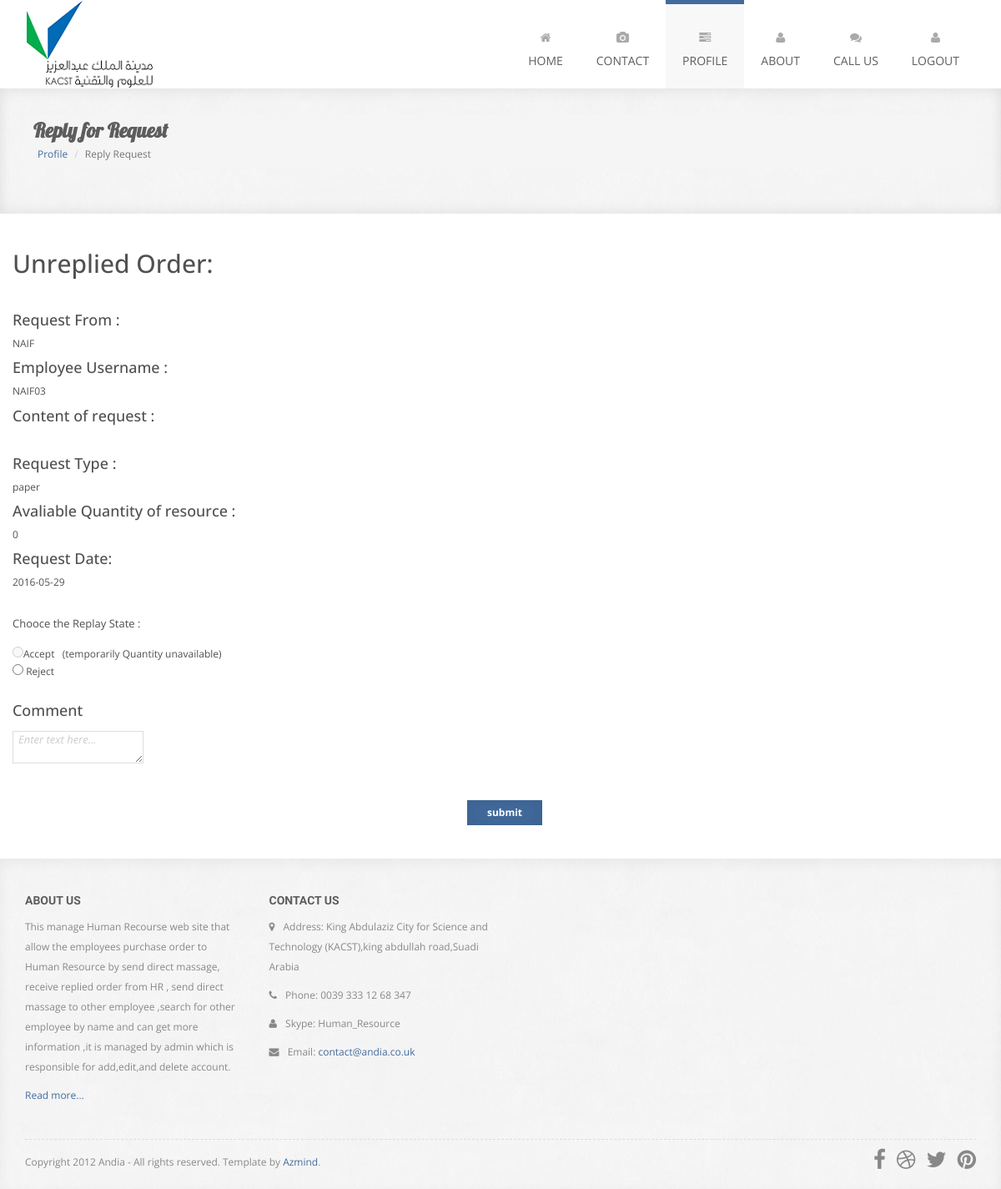
Screenshot of /ReplyRequest.php?OID=1 with the database file from the repository.
### tables this page shows
CREATE TABLE `employee` (
  `EID` int(10) NOT NULL,
  `Ename` varchar(30) NOT NULL,
  `EXT` int(5) NOT NULL,
  `Email` varchar(25) NOT NULL,
  `BriefJobDescription` varchar(50) NOT NULL,
  `Position` enum('admin','hr','employee','') NOT NULL,
  `Username` varchar(10) NOT NULL,
  `Password` varchar(32) NOT NULL
);

CREATE TABLE `resource` (
  `RID` int(10) NOT NULL,
  `Type` varchar(10) NOT NULL,
  `Quantity` int(5) NOT NULL
);

CREATE TABLE `purchaseorder` (
  `OID` int(10) NOT NULL,
  `Date` date NOT NULL,
  `ReplyStatus` enum('Start','Accept','Reject') NOT NULL,
  `Content` tinytext NOT NULL,
  `comment` tinytext NOT NULL,
  `EID` int(10) NOT NULL,
  `RID` int(10) NOT NULL
);

### ClassUser.php (called while the page is built, shortened)
<?php
class USER
{
	private $conn;
	public function __construct()
	{
		$database = new Database();
		$db = $database->dbConnection();
		$this->conn = $db;
    }
	public function runQuery($sql)
	{
		$stmt = $this->conn->prepare($sql);
		return $stmt;
	}
}
?>

### ReplyRequest.php (the view, shortened to what this page needs)
<!DOCTYPE html>
<html lang="en">
    <head>
  <link rel="stylesheet" href="http://maxcdn.bootstrapcdn.com/bootstrap/3.3.6/css/bootstrap.min.css">
        <link rel="stylesheet" href="assets/bootstrap/css/bootstrap.min.css">
        <link rel="stylesheet" href="assets/font-awesome/css/font-awesome.min.css">
        <link rel="stylesheet" href="assets/css/animate.css">
        <link rel="stylesheet" href="assets/css/magnific-popup.css">
        <link rel="stylesheet" href="assets/flexslider/flexslider.css">
        <link rel="stylesheet" href="assets/css/form-elements.css">
        <link rel="stylesheet" href="assets/css/style.css">
        <link rel="stylesheet" href="assets/css/media-queries.css">
        <link rel="stylesheet" href="assets/bootstrap/css/bootstrap.min.css">
        <link rel="stylesheet" href="assets/font-awesome/css/font-awesome.min.css">
        <link rel="stylesheet" href="assets/css/animate.css">
        <link rel="stylesheet" href="assets/css/magnific-popup.css">
        <link rel="stylesheet" href="assets/flexslider/flexslider.css">
        <link rel="stylesheet" href="assets/css/form-elements.css">
        <link rel="stylesheet" href="assets/css/style.css">
        <link rel="stylesheet" href="assets/css/media-queries.css">
    </head>
    <body>
		<nav class="navbar" role="navigation">
			<div class="container">
				<div class="navbar-header">
					<a class="navbar-brand" href="index.html"></a>
				</div>
				<div class="collapse navbar-collapse" id="top-navbar-1">
					<ul class="nav navbar-nav navbar-right">
						<li>
							<a href="index.html">
								<i class="fa fa-home"></i><br>Home
							</a>
						</li>
						<li>
							<a href="Contact.php"><i class="fa fa-camera"></i><br>Contact</a>
						</li>
						<li class=" active">
							<a href="AuthorisationProfile.php"><i class="fa fa-tasks"></i><br>profile</a>
						</li>
						<li>
							<a href="about.html"><i class="fa fa-user"></i><br>About</a>
						</li>
						<li>
							<a href="CallUS.html"><i class="fa fa-comments"></i><br>Call us</a>
						</li>
						<li>
						<a href="login.php"><i class="fa fa-user"></i><br>logout</a></li>
					</ul>
				</div>
			</div>
		</nav>
        <div class="page-title-container">
            <div class="container">
                <div class="row">
                    <div class="col-sm-12 wow fadeIn">
                        <h1>Reply for Request</h1>
                    </div>
					<div class="container">
  <ul class="breadcrumb">
    <li><a   href="AuthorisationProfile.php">Profile</a></li>
    <li class="active">Reply Request</li>
  </ul>
</div>
                </div>
            </div>
        </div>
        <div class="contact-us-container">
        	<div class="container">
	            <div class="row">
<h2> Unreplied Order:</h2>
<br>
<p> <?php
		             include('ClassUser.php');
                     $user = new USER();
			          $OID=$_GET['OID'];
		             $result = $user->runQuery("SELECT * FROM purchaseorder where OID =:OID");
		             $result->execute(array(':OID' =>$OID));
	                 for($i=0; $row = $result->fetch(); $i++){
					 $RequestDate= $row['Date'];
					 $RID= $row['RID'];
					 $EID =$row['EID'];
		                        }
	                 $result2 = $user->runQuery("SELECT * FROM employee where EID=:EID");
		             $result2->execute(array(':EID' =>$EID));
	                 for($i=0; $row2 = $result2->fetch(); $i++){
		             $ename= $row2['Ename'];
					 $Username=$row2['Username'];
					 }
					 echo ' <form action="reply.php?OID='.$OID.'" method="POST">';
					 echo'<h4>Request From :</h4>  ';
					 echo $ename;
					 echo'<br>';
			         echo'<h4>Employee Username :</h4>';
					 echo $Username;
					 echo' </br> <h4> Content of request :</h4>';
					 echo '<h4>Request Type :</h4>';
					 $result2 = $user->runQuery("SELECT * FROM resource where RID =:RID");
		             $result2->execute(array(':RID' =>$RID));
	                 for($i=0; $row2 = $result2->fetch(); $i++){
					 $type= $row2['Type'];
					 $Qavaliable = $row2['Quantity'];
					 }
                	  echo $type;
					  echo '<h4>Avaliable Quantity of resource :</h4>' .$Qavaliable.'';
					  echo '<h4>Request Date:</h4> '.$RequestDate.'';
                      echo ' </p>';
	                  echo ' <br>';
	                  echo ' <p> Chooce the Replay State : </p>';
					  if($Qavaliable==0){
						        echo '  <input type="radio" name="ReplyStatus" value="Accept" disabled>Accept&nbsp;&nbsp;&nbsp;(temporarily Quantity unavailable) </input> ';
					  }else{
                      echo '  <input type="radio" name="ReplyStatus" value="Accept" >Accept </input> ';
					  }
					  echo ' </br><input type="radio" name="ReplyStatus" value="Reject"> Reject </input> ';
                      echo '<label for="comment"><h4>Comment</h4></label>';
                      echo '<textarea type="text" name="Comment" placeholder="Enter text here..." class="comment" id="comment"></textarea>';
	                  echo '      </div><br>  <br>';
                      echo '<input type="submit" name="submit" id="buttSub" value="submit"></input> ';
  ?>
	                </div>
	            </div>
        <footer>
            <div class="container">
                <div class="row">
                    <div class="col-sm-3 footer-box wow fadeInUp">
                        <h4>About Us</h4>
                        <div class="footer-box-text">
	                        <p>
	                        	This manage Human Recourse web site that allow the employees purchase order to Human Resource by send direct massage, receive replied order from HR , send direct massage to other employee ,search for other employee by name and can get more information ,it is managed by admin which is responsible for add,edit,and delete account.
	                        </p>
	                        <p><a href="about.html">Read more...</a></p>
                        </div>
                    </div>
                    <div class="col-sm-3 footer-box wow fadeInDown">
                        <h4>Contact Us</h4>
                        <div class="footer-box-text footer-box-text-contact">
	                        <p><i class="fa fa-map-marker"></i> Address: King Abdulaziz City for Science and Technology (KACST),king abdullah road,Suadi Arabia</p>
	                        <p><i class="fa fa-phone"></i> Phone: 0039 333 12 68 347</p>
	                        <p><i class="fa fa-user"></i> Skype: Human_Resource</p>
	                        <p><i class="fa fa-envelope"></i> Email: <a href="">contact@andia.co.uk</a></p>
                        </div>
                    </div>
                </div>
                <div class="row">
                	<div class="col-sm-12 wow fadeIn">
                		<div class="footer-border"></div>
                	</div>
                </div>
                <div class="row">
                    <div class="col-sm-7 footer-copyright wow fadeIn">
                        <p>Copyright 2012 Andia - All rights reserved. Template by <a href="http://azmind.com">Azmind</a>.</p>
                    </div>
                    <div class="col-sm-5 footer-social wow fadeIn">
                        <a href="#"><i class="fa fa-facebook"></i></a>
                        <a href="#"><i class="fa fa-dribbble"></i></a>
                        <a href="#"><i class="fa fa-twitter"></i></a>
                        <a href="#"><i class="fa fa-pinterest"></i></a>
                    </div>
                </div>
            </div>
        </footer>
    </body>
</html>

### assets/css/form-elements.css (style rules this page uses)
input[type="text"], textarea { margin: 0; padding: 0 6px; vertical-align: middle; background: none; border: 1px solid #ddd; font-family: 'Open Sans', sans-serif; font-size: 13px; font-weight: 400; color: #888; font-style: italic; -moz-border-radius: 0; -webkit-border-radius: 0; border-radius: 0; -moz-box-shadow: none; -webkit-box-shadow: none; box-shadow: none; -o-transition: all .3s; -moz-transition: all .3s; -webkit-transition: all .3s; -ms-transition: all .3s; transition: all .3s; }

### assets/css/style.css (style rules this page uses)
body { background: #fff; text-align: center; font-family: 'Open Sans', sans-serif; color: #888; font-size: 12px; }
a { color: #426b9d; text-decoration: none; -o-transition: all .3s; -moz-transition: all .3s; -webkit-transition: all .3s; -ms-transition: all .3s; transition: all .3s; }
h1, h2 { line-height: 40px; }
h3, h4 { line-height: 20px; }
.navbar { margin-bottom: 0; background: #fff; border: 0; -moz-border-radius: 0; -webkit-border-radius: 0; border-radius: 0; }
ul.navbar-nav { font-size: 14px; color: #888; text-transform: uppercase; }
ul.navbar-nav li a { padding: 23px 20px; background: #fff; border-top: 5px solid #fff; color: #5d5d5d; }
ul.navbar-nav li.active a { background: #f8f8f8; border-color: #426b9d; color: #5d5d5d; }
ul.navbar-nav li a i { line-height: 35px; color: #aaa; }
.navbar>.container .navbar-brand { margin-left: 0; }
.navbar-brand { width: 167px; height: 106px; background: url(../img/logo.png) left center no-repeat; text-indent: -99999px; }
footer { margin: 0 auto; padding-bottom: 10px; background: #f8f8f8 url(../img/pattern.jpg) left top repeat; -moz-box-shadow: 0 5px 15px 0 rgba(0,0,0,.05) inset; -webkit-box-shadow: 0 5px 15px 0 rgba(0,0,0,.05) inset; box-shadow: 0 5px 15px 0 rgba(0,0,0,.05) inset; }
.footer-box { margin-top: 20px; text-align: left; }
.footer-box h4 { margin-top: 20px; font-family: 'Droid Sans', sans-serif; font-size: 14px; color: #5d5d5d; font-weight: bold; text-transform: uppercase; text-shadow: 0 1px 0 rgba(255,255,255,.7); }
.footer-box-text p { line-height: 24px; }
.footer-box-text-contact i { padding-right: 7px; }
.footer-border { margin-top: 30px; border-top: 1px dashed #ddd; }
.footer-copyright { margin-top: 15px; line-height: 24px; text-align: left; }
.footer-social { margin-top: 5px; text-align: right; }
.footer-social a { margin: 0 0 0 10px; font-size: 26px; color: #888; }
.page-title-container { margin: 0 auto; padding: 30px 0 35px 0; background: #f8f8f8 url(../img/pattern.jpg) left top repeat; text-align: left; -moz-box-shadow: 0 5px 15px 0 rgba(0,0,0,.05) inset, 0 -5px 15px 0 rgba(0,0,0,.05) inset; -webkit-box-shadow: 0 5px 15px 0 rgba(0,0,0,.05) inset, 0 -5px 15px 0 rgba(0,0,0,.05) inset; box-shadow: 0 5px 15px 0 rgba(0,0,0,.05) inset, 0 -5px 15px 0 rgba(0,0,0,.05) inset; }
.page-title-container h1 { display: inline; margin-left: 10px; font-family: 'Lobster', cursive; font-size: 24px; color: #5d5d5d; font-weight: bold; text-shadow: 0 1px 0 rgba(255, 255, 255, .7); vertical-align: middle; }
.contact-us-container { margin-top: 20px; padding-bottom: 50px; text-align: left; }
.contact-us-container p { line-height: 28px; font-size: 13px; }

### ReplyRequest.php (style rules this page uses)
#buttSub { transform:translate(80px,10px); height: 30px; width: 90px; margin-left: 450px; padding: 0 20px; top:50%; left:50%; vertical-align: middle; background: #426b9d; border: 0; font-family: 'Open Sans', sans-serif; font-size: 20 px; font-weight: bold; line-height: 30px; color: #fff; text-shadow: none; -moz-border-radius: 0; -webkit-border-radius: 0; border-radius: 0; -moz-box-shadow: 0 1px 25px 0 rgba(0,0,0,.05) inset, 0 -1px 25px 0 rgba(0,0,0,.05) inset; -webkit-box-shadow: 0 1px 25px 0 rgba(0,0,0,.05) inset, 0 -1px 25px 0 rgba(0,0,0,.05) inset; box-shadow: 0 1px 25px 0 rgba(0,0,0,.05) inset, 0 -1px 25px 0 rgba(0,0,0,.05) inset; -o-transition: all .3s; -moz-transition: all .3s; -webkit-transition: all .3s; -ms-transition: all .3s; transition: all .3s; }
.contact-us-container { margin-top: 20px; padding-bottom: 50px; text-align: left; color: #505050; }

### rows the page displays
employee: Ename "NAIF", Username "NAIF03"
resource: Type "paper", Quantity "0"
purchaseorder: Date "2016-05-29"
